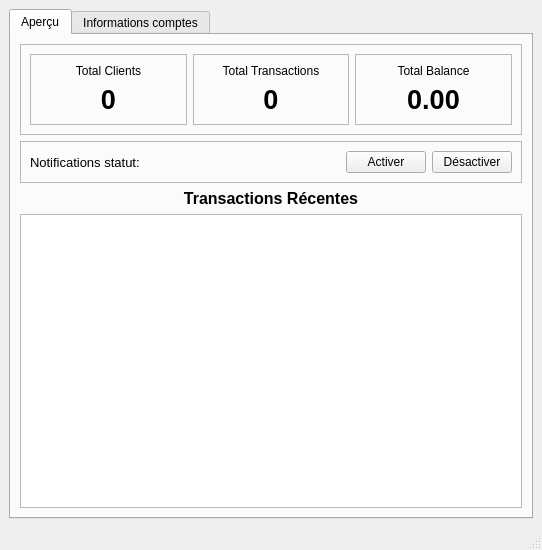
<?xml version="1.0" encoding="UTF-8"?>
<ui version="4.0">
 <class>UIDashboard</class>
 <widget class="QMainWindow" name="UIDashboard">
  <property name="geometry">
   <rect>
    <x>0</x>
    <y>0</y>
    <width>542</width>
    <height>550</height>
   </rect>
  </property>
  <property name="windowTitle">
   <string>Admin Dashboard</string>
  </property>
  <widget class="QWidget" name="centralwidget">
   <layout class="QVBoxLayout" name="verticalLayout">
    <item>
     <widget class="QTabWidget" name="tabWidget">
      <property name="currentIndex">
       <number>0</number>
      </property>
      <widget class="QWidget" name="tabOverview">
       <attribute name="title">
        <string>Aperçu</string>
       </attribute>
       <layout class="QVBoxLayout" name="verticalLayout_2">
        <item>
         <widget class="QFrame" name="frameMetrics">
          <property name="frameShape">
           <enum>QFrame::Shape::StyledPanel</enum>
          </property>
          <layout class="QHBoxLayout" name="horizontalLayout">
           <item>
            <widget class="QFrame" name="frameClients">
             <property name="frameShape">
              <enum>QFrame::Shape::StyledPanel</enum>
             </property>
             <layout class="QVBoxLayout" name="verticalLayout_3">
              <item>
               <widget class="QLabel" name="labelClientsTitle">
                <property name="text">
                 <string>Total Clients</string>
                </property>
                <property name="alignment">
                 <set>Qt::AlignmentFlag::AlignCenter</set>
                </property>
               </widget>
              </item>
              <item>
               <widget class="QLabel" name="labelClientsValue">
                <property name="font">
                 <font>
                  <pointsize>20</pointsize>
                  <bold>true</bold>
                 </font>
                </property>
                <property name="text">
                 <string>0</string>
                </property>
                <property name="alignment">
                 <set>Qt::AlignmentFlag::AlignCenter</set>
                </property>
               </widget>
              </item>
             </layout>
            </widget>
           </item>
           <item>
            <widget class="QFrame" name="frameTransactions">
             <property name="frameShape">
              <enum>QFrame::Shape::StyledPanel</enum>
             </property>
             <layout class="QVBoxLayout" name="verticalLayout_4">
              <item>
               <widget class="QLabel" name="labelTransactionsTitle">
                <property name="text">
                 <string>Total Transactions</string>
                </property>
                <property name="alignment">
                 <set>Qt::AlignmentFlag::AlignCenter</set>
                </property>
               </widget>
              </item>
              <item>
               <widget class="QLabel" name="labelTransactionsValue">
                <property name="font">
                 <font>
                  <pointsize>20</pointsize>
                  <bold>true</bold>
                 </font>
                </property>
                <property name="text">
                 <string>0</string>
                </property>
                <property name="alignment">
                 <set>Qt::AlignmentFlag::AlignCenter</set>
                </property>
               </widget>
              </item>
             </layout>
            </widget>
           </item>
           <item>
            <widget class="QFrame" name="frameBalance">
             <property name="frameShape">
              <enum>QFrame::Shape::StyledPanel</enum>
             </property>
             <layout class="QVBoxLayout" name="verticalLayout_5">
              <item>
               <widget class="QLabel" name="labelBalanceTitle">
                <property name="text">
                 <string>Total Balance</string>
                </property>
                <property name="alignment">
                 <set>Qt::AlignmentFlag::AlignCenter</set>
                </property>
               </widget>
              </item>
              <item>
               <widget class="QLabel" name="labelBalanceValue">
                <property name="font">
                 <font>
                  <pointsize>20</pointsize>
                  <bold>true</bold>
                 </font>
                </property>
                <property name="text">
                 <string>0.00</string>
                </property>
                <property name="alignment">
                 <set>Qt::AlignmentFlag::AlignCenter</set>
                </property>
               </widget>
              </item>
             </layout>
            </widget>
           </item>
          </layout>
         </widget>
        </item>
        <item>
         <widget class="QFrame" name="frameNotificationStatus">
          <property name="frameShape">
           <enum>QFrame::Shape::StyledPanel</enum>
          </property>
          <layout class="QHBoxLayout" name="horizontalLayout_2">
           <item>
            <widget class="QLabel" name="labelNotificationStatus">
             <property name="font">
              <font>
               <pointsize>10</pointsize>
               <bold>false</bold>
              </font>
             </property>
             <property name="text">
              <string>Notifications statut:</string>
             </property>
            </widget>
           </item>
           <item>
            <spacer name="horizontalSpacer">
             <property name="orientation">
              <enum>Qt::Orientation::Horizontal</enum>
             </property>
             <property name="sizeHint" stdset="0">
              <size>
               <width>40</width>
               <height>20</height>
              </size>
             </property>
            </spacer>
           </item>
           <item>
            <widget class="QPushButton" name="pushButtonActiver_2">
             <property name="text">
              <string>Activer</string>
             </property>
            </widget>
           </item>
           <item>
            <widget class="QPushButton" name="pushButtonDesactiver">
             <property name="text">
              <string>Désactiver</string>
             </property>
            </widget>
           </item>
          </layout>
         </widget>
        </item>
        <item>
         <widget class="QLabel" name="labelRecentTransactions">
          <property name="font">
           <font>
            <pointsize>12</pointsize>
            <bold>true</bold>
           </font>
          </property>
          <property name="text">
           <string>Transactions Récentes</string>
          </property>
          <property name="alignment">
           <set>Qt::AlignmentFlag::AlignCenter</set>
          </property>
         </widget>
        </item>
        <item>
         <widget class="QTableView" name="tableViewRecentTransactions">
          <property name="selectionBehavior">
           <enum>QAbstractItemView::SelectionBehavior::SelectRows</enum>
          </property>
         </widget>
        </item>
       </layout>
      </widget>
      <widget class="QWidget" name="tabDetails">
       <attribute name="title">
        <string>Informations comptes</string>
       </attribute>
       <layout class="QVBoxLayout" name="verticalLayout_6">
        <item>
         <widget class="QTableView" name="tableViewAccounts">
          <property name="selectionBehavior">
           <enum>QAbstractItemView::SelectionBehavior::SelectRows</enum>
          </property>
         </widget>
        </item>
        <item>
         <layout class="QGridLayout" name="gridLayout">
          <item row="0" column="1">
           <widget class="QPushButton" name="pushButtonActiver">
            <property name="text">
             <string>Activer</string>
            </property>
           </widget>
          </item>
          <item row="0" column="2">
           <widget class="QPushButton" name="pushButtonLimiter">
            <property name="text">
             <string>Limiter</string>
            </property>
           </widget>
          </item>
          <item row="0" column="0">
           <spacer name="horizontalSpacer_2">
            <property name="orientation">
             <enum>Qt::Orientation::Horizontal</enum>
            </property>
            <property name="sizeHint" stdset="0">
             <size>
              <width>40</width>
              <height>20</height>
             </size>
            </property>
           </spacer>
          </item>
         </layout>
        </item>
       </layout>
      </widget>
     </widget>
    </item>
   </layout>
  </widget>
  <widget class="QMenuBar" name="menubar">
   <property name="geometry">
    <rect>
     <x>0</x>
     <y>0</y>
     <width>542</width>
     <height>18</height>
    </rect>
   </property>
  </widget>
  <widget class="QStatusBar" name="statusbar"/>
 </widget>
 <resources/>
 <connections/>
</ui>
